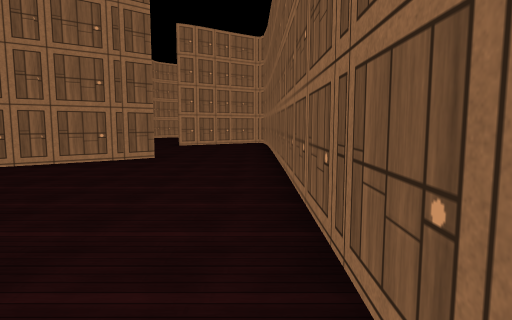
view 1 (above)

18 first-person views from a walk through a scene from a Unity 3-D project. The camera is 1.4 m above the floor, tilts 6° down and sees 75° across. The floor is counted in squares, 2 m on a side. Each view is taken from the middle of a square. On the plan, view 1 faces up. The plan holds only what a view shows up to about 10 squares ahead; the rest is blank. The place goes on beyond the plan. Some surface patterns are stand-ins.

view 2
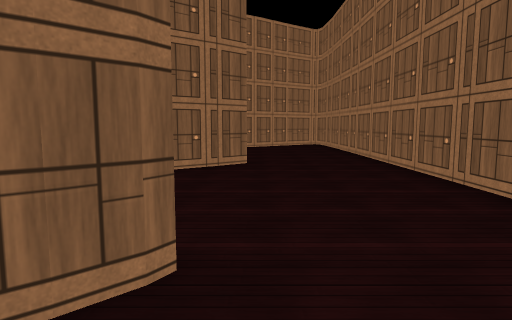

view 3
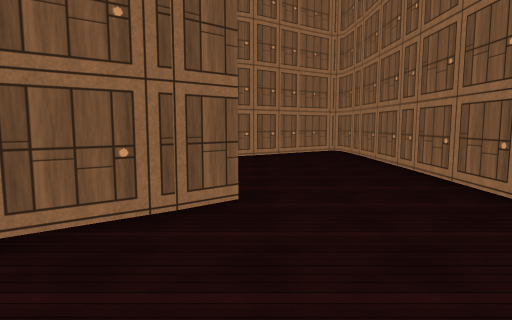

view 4
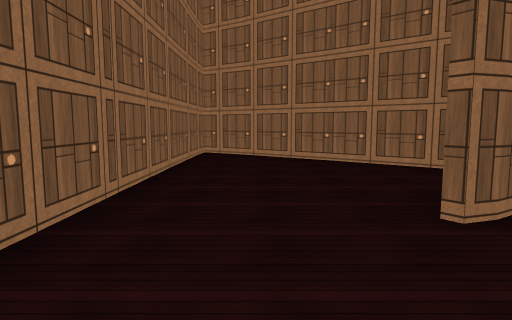

view 5
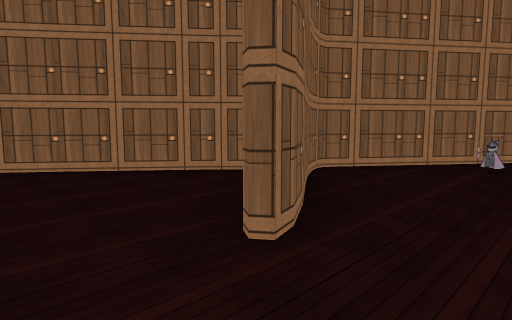

view 6
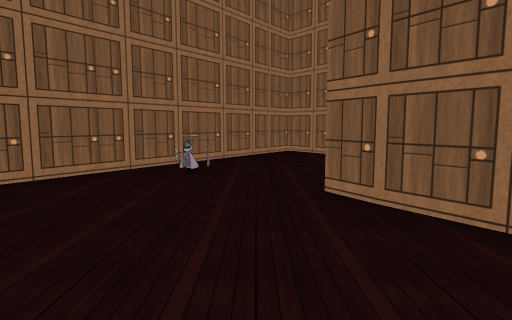

view 7
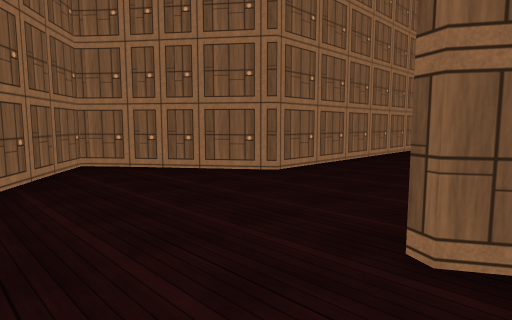

view 8
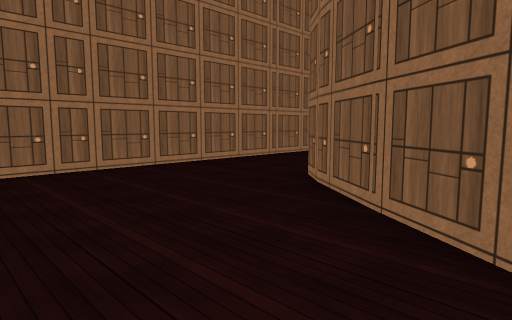

view 9
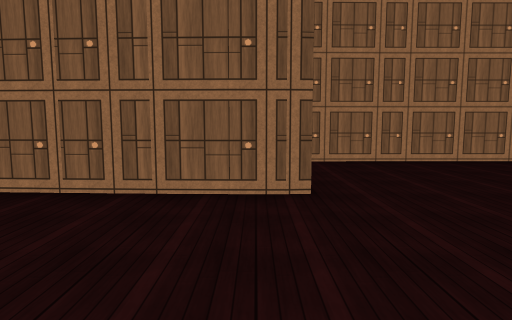

view 10
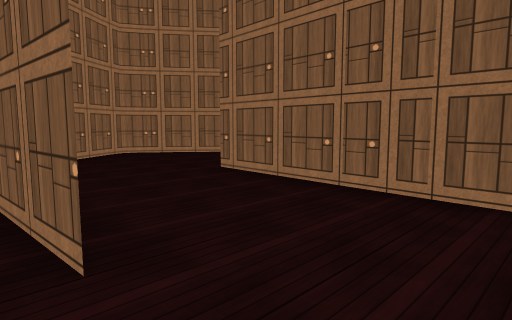

view 11
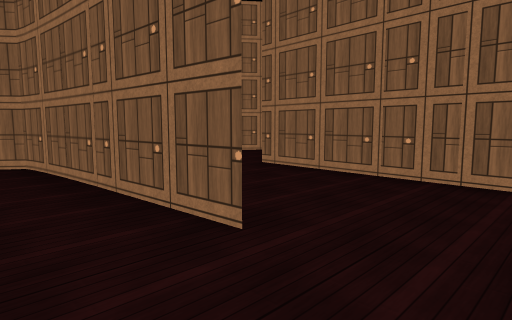

view 12
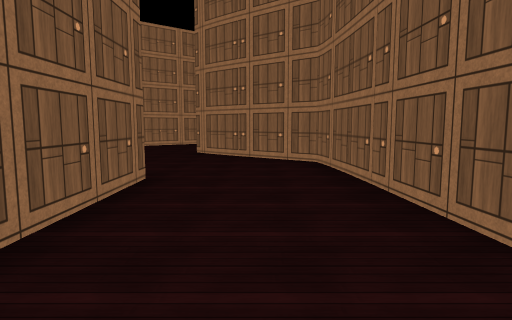

view 13
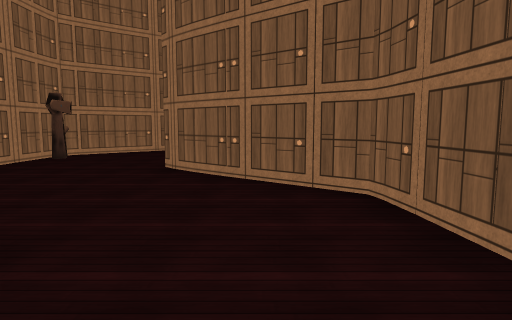

view 14
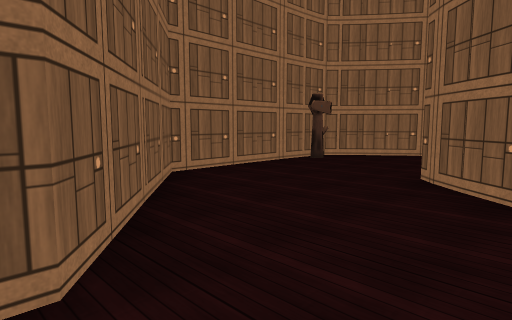

view 15
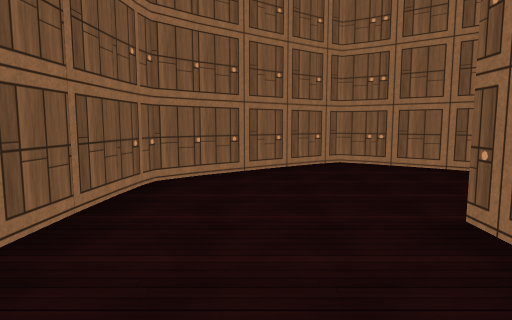

view 16
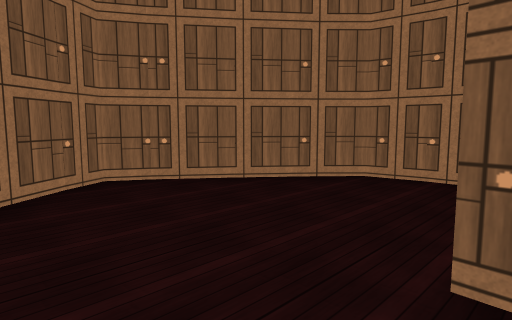

view 17
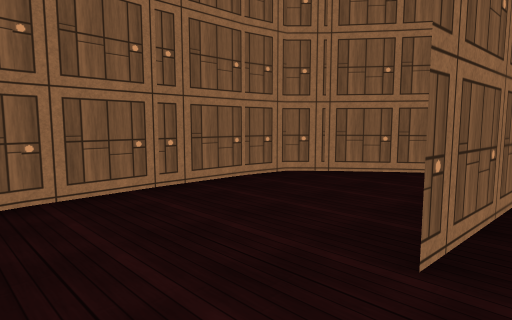

view 18
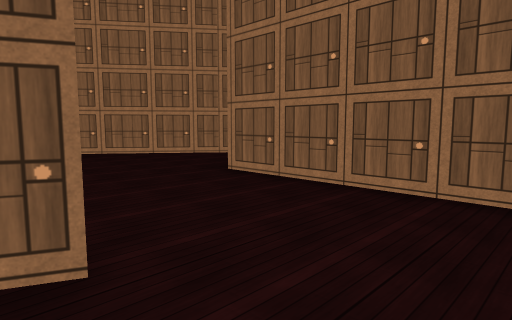

### Floor plan
Points are (right, up) in squares from view 1. A wall is a line through its corners. A room is listed if a view was taken in it or the views show most of it. See-through windows are left out.
Room 1 (views 1, 2, 3, 4, 5, 6, 7)
walls: (-2.4, 2.5) (-2.9, 2); (-2.9, 2.6) (-2.4, 2.7); (-2.7, 7.7) (-2.1, 7.1) (-4.9, 5); (-4.8, 5.1) (-5.6, 4.7); (-4.9, 9.1) (-2.6, 7.6); (-5.3, 1) (-2.8, 2.6); (-4.6, 0.2) (-4.1, -0.3); (-4.2, -0.3) (0.4, -3.7) (0.5, 11.9); (-7, 1.8) (-5.7, 0.8) (-5.1, 1.1); (0.4, 11.8) (0.3, 13); (-0.1, 13.2) (-2.3, 11.5)
ways out: opening at (-3, 10.5) to room 2; opening at (-6, 3.5)
Room 2 (views 8, 9, 10, 11, 12, 13, 14, 15, 16, 17, 18)
walls: (-5.5, 13.5) (-5.7, 18.2) (-8, 20); (-2.7, 11.7) (-2.5, 16.4); (-5.6, 9.4) (-5.1, 9.2); (-1.3, 12.8) (-0.1, 13.7); (-0.2, 13.6) (0.3, 14.1) (0.4, 14.9); (-4.7, 18.6) (-5.4, 18) (-5.5, 15.9); (0.5, 14.8) (0.4, 17.5); (0.4, 17.3) (0.3, 18.1) (-0.2, 18.6); (-2.9, 20) (-4.9, 18.6); (-0.1, 18.6) (-2, 20); (-7.9, 19.9) (-8.3, 20.3); (-1.8, 19.9) (-2.4, 20.2) (-3, 20); (-11.4, 19.5) (-11.4, 18.6) (-8.5, 16.3) (-8.5, 6.9)
ways out: opening at (-3, 10.5) to room 1; opening at (-9.5, 19); opening at (-7, 6)

Positions as (right, up) in squares from view 1, and headings:
1: (0, 0), facing up
2: (-2, 1), facing up
3: (-2, 4), facing up
4: (-1, 5), facing down
5: (-1, 4), facing down-left
6: (-2, 4), facing left
7: (-5, 3), facing up-left
8: (-5, 11), facing down-right
9: (-6, 12), facing right
10: (-6, 12), facing up-right
11: (-7, 12), facing up-right
12: (-7, 12), facing up
13: (-7, 15), facing up
14: (-7, 16), facing up-left
15: (-4, 14), facing up
16: (-4, 16), facing up-right
17: (-3, 18), facing down-right
18: (-5, 11), facing down-left
